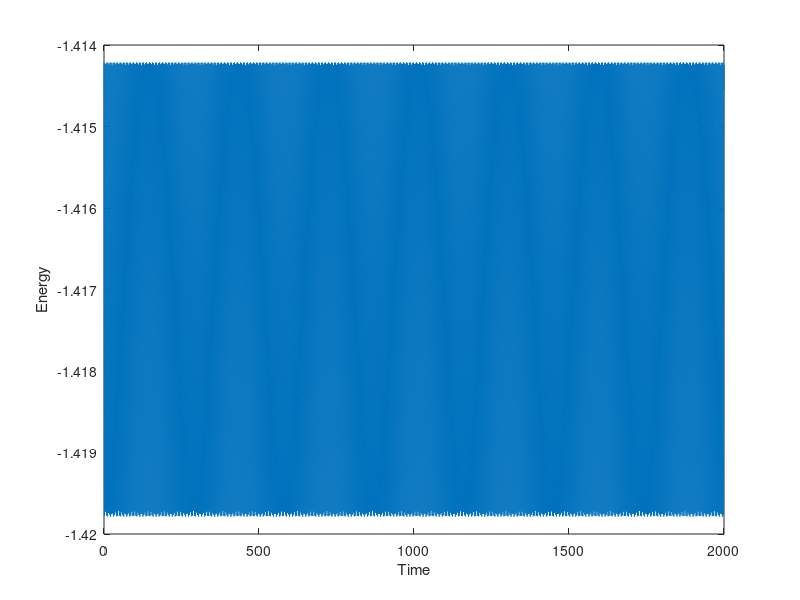

MATLAB code for this plot:
% Script to solve homework 3 of computational physics
% Author: Haoxuan Zhu

% Params init
v_0 = 0;
theta_0 = pi / 4;
T = 2000;
h = 0.2;

% Array init
t = 0:0.2:2000;
v_midi = zeros(size(t));
theta_i = zeros(size(t));
v_midi(1) = -h / 2 * sin(theta_0);
theta_i(1) = theta_0;

% Recursive solve
[~, max_i] = size(t);
for i = 2:max_i
    theta_i(i) = theta_i(i-1) + h * v_midi(i-1);
    v_midi(i) = v_midi(i-1) + h * (-sin(theta_i(i)));
end

% Reconstruct v_i array
v_next_midi = circshift(v_midi, -1);
v_next_midi = v_next_midi(1:end-1);
v_form_midi = v_midi(1:end-1);
v_i = (v_form_midi + v_next_midi) ./ 2;
v_i = [v_0, v_i];

% Calculate energy
% Consider the lowest position of the pendulum as the zero potential line
E = v_i .^ 2 - 2 * cos(theta_i);
figure;
plot(t, E);
xlabel("Time");
ylabel("Energy");